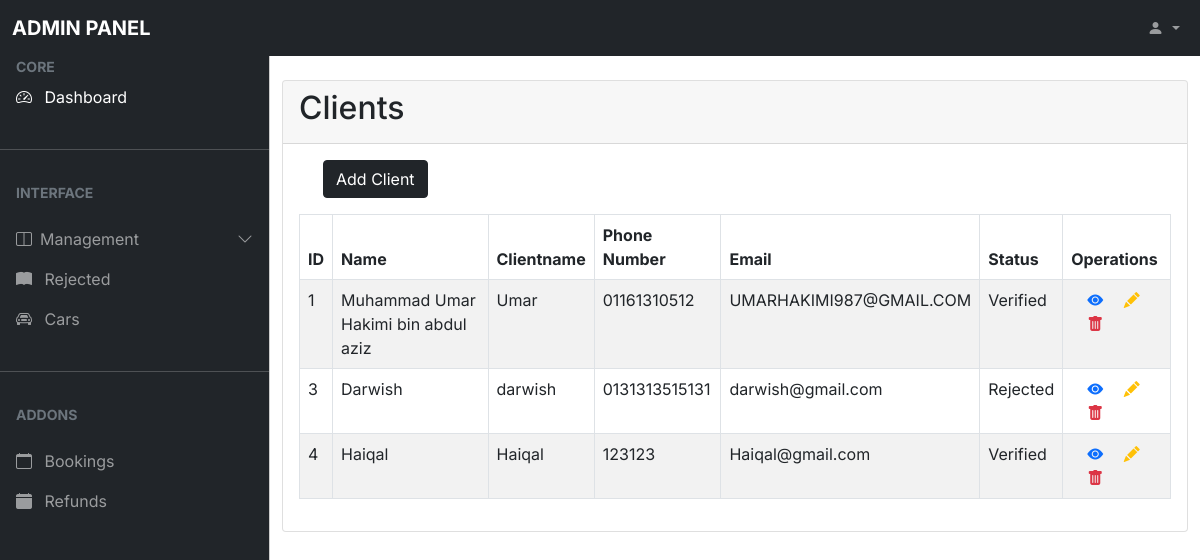
/admins/clients-manage.php, run on the app's committed database.
### tables this page shows
CREATE TABLE `clients` (
  `id` int(11) NOT NULL,
  `email` varchar(255) NOT NULL,
  `password` varchar(255) NOT NULL,
  `client_name` varchar(255) NOT NULL,
  `phone_num` varchar(64) NOT NULL,
  `full_name` varchar(255) DEFAULT NULL,
  `address` varchar(255) DEFAULT NULL,
  `status` varchar(255) NOT NULL,
  `ic_no` varchar(255) DEFAULT NULL,
  `driver_no` varchar(255) DEFAULT NULL,
  `bank_no` varchar(30) NOT NULL,
  `driver_img` varchar(255) NOT NULL,
  `bank_type` varchar(100) NOT NULL,
  `date` datetime DEFAULT NULL,
  `reset_token_hash` varchar(64) DEFAULT NULL,
  `reset_token_expires_at` datetime DEFAULT NULL
);

### admins/clients-manage.php (the view, shortened to what this page needs)
<?php
require_once("includes/headerAdmins.php");
include "../db_conn.php";
?>
<main class="mt-5 pt-3">
    <div class="container mt-3 gap">
        <div class="row justify-content-center">
            <div class="col-md-13 mb-4">
                <div class="card ">
                    <div class="card-header">
                        <h2 class="card-title">Clients</h2>
                    </div>
                    <div class="card-body">
                        <div class="container mb-3">
                            <a href="clients-add.php" class="btn btn-dark">Add Client</a>
                        </div>
                        <div class="table-responsive">
                            <table class="table table-striped table-bordered ">
                                <thead>
                                    <tr>
                                        <th scope="col">ID</th>
                                        <th scope="col">Name</th>
                                        <th scope="col">Clientname</th>
                                        <th scope="col">Phone Number</th>
                                        <th scope="col">Email</th>
                                        <th scope="col">Status</th>
                                        <th scope="col">Operations</th>
                                    </tr>
                                </thead>
                                <tbody>
                                    <?php
                                    $sql = "SELECT * FROM clients";
                                    $result = mysqli_query($conn, $sql);
                                    if ($result) {
                                        while ($row = mysqli_fetch_assoc($result)) {
                                            $id = $row['id'];
                                            $name = $row['full_name'];
                                            $client_name = $row['client_name'];
                                            $phonenum = $row['phone_num'];
                                            $email = $row['email'];
                                            $status = $row['status'];
                                            echo '<tr>
                                            <td>' . $id . '</td>
                                            <td>' . $name . '</td>
                                            <td>' . $client_name . '</td>
                                            <td>' . $phonenum . '</td>
                                            <td>' . $email . '</td>
                                            <td>' . $status . '</td>
                                            <td>
                                            <a title="View" href="clients-info.php?infoid=' . $id . '" class="ms-3"><i class="bi  bi-eye-fill"></i></a>
                                                <a title="Update" href="clients-update.php?updateid=' . $id . '" class="ms-3"><i class="bi text-warning bi-pencil-fill"></i></a>
                                                <a title="Delete" href="clients-delete.php?deleteid=' . $id . '" class="ms-3"><i class="bi text-danger bi-trash-fill"></i></a>
                                            </td>
                                        </tr>';
                                        }
                                    }
                                    ?>
                                </tbody>
                            </table>
                        </div>
                    </div>
                </div>
            </div>
        </div>
    </div>
</main>

### admins/includes/css/stylesheet.css (style rules this page uses)
body, button { font-family: "Inter", sans-serif; }
:root { --offcanvas-width: 270px; --topNavbarHeight: 56px; }
@media (min-width: 992px) { body { overflow: auto !important; } }
@media (min-width: 992px) { main { margin-left: var(--offcanvas-width); } }

### data on the page
clients: id "1", full_name "Muhammad Umar Hakimi bin abdul aziz", client_name "Umar", phone_num "01161310512", email "UMARHAKIMI987@GMAIL.COM", status "Verified"
clients: id "3", full_name "Darwish", client_name "darwish", phone_num "0131313515131", email "darwish@gmail.com", status "Rejected"
clients: id "4", full_name "Haiqal", client_name "Haiqal", phone_num "123123", email "Haiqal@gmail.com", status "Verified"
